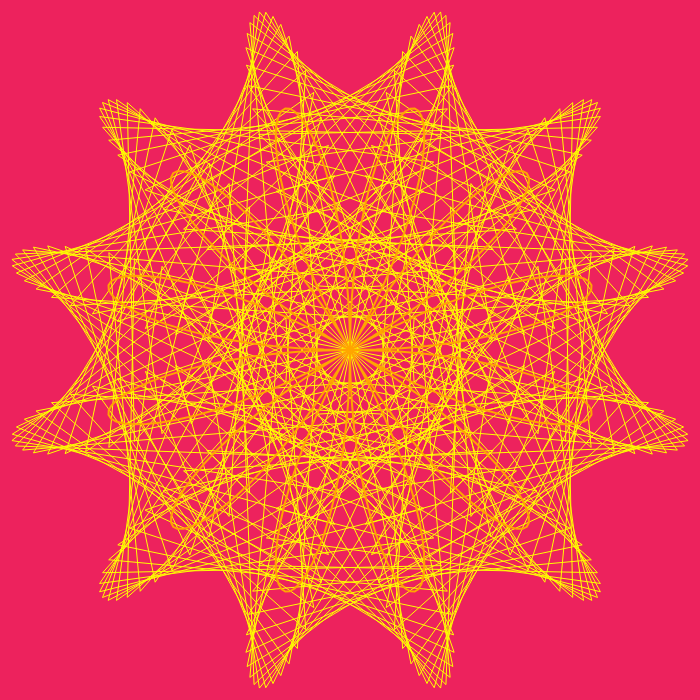
Frame 1 (no input)
Frame 60 (no input): identical to frame 1, image omitted
Frame 120 (the mouse pressed at the canvas centre since frame 60): identical to frame 1, image omitted

The p5.js sketch that drew this single still picture (run headless with seeded random() and noise() and a simulated clock; from frame 60 on, the mouse is pressed at the canvas centre):

// p5.js sketch
// ── sketch.js

//global variables
let zoomrange = 350;
//sliders
let dSlider;
let nSlider;

//color pickers
let bColorPicker;
let drawColorPicker;
let outLineColorPicker;
let inLineColorPicker;

function setup(){

    canvansMultiplier = 700;
    createCanvas(canvansMultiplier,canvansMultiplier);
    angleMode(DEGREES);

    //setting up slider
    dSlider = createSlider(1,180,71);
    nSlider = createSlider(1,180,6);

    //setting up color pickers.
    bColorPicker = createColorPicker('#ed225d');
    drawColorPicker = createColorPicker(color('yellow'));
    outLineColorPicker = createColorPicker(color('orange'));
    inLineColorPicker = createColorPicker(color('magenta'))


}

function draw(){

    
    translate(width/2,height/2);
    

    //getting the value from the slider
     d = dSlider.value();
     n = nSlider.value();
     

    //color values from the color pickers.

    let bcolor = bColorPicker.value();
    let drawColor = drawColorPicker.value();
    let outlineColor = outLineColorPicker.value();
    let inlineColor = outLineColorPicker.value();

    background(bcolor);
    stroke(drawColor)

    noFill();
    strokeWeight(1);
    beginShape();
    for (let i = 0; i < 361; i++){
        let k = i * d;
        let r = zoomrange * sin(n * k);
        let x = r * cos(k);
        let y = r * sin(k);
        vertex(x,y);
    }
    endShape(CLOSE);


    //tracing over with the second pass

    stroke(outlineColor);
    strokeWeight(2);
    beginShape();
    for (let i = 0; i < 361; i++){
        let k = i;
        let r = 250 * sin(n * k);
        let x = r * cos(k);
        let y = r * sin(k);
        vertex(x,y);
    }
    endShape(CLOSE);

    //third pass for the inline
   

    stroke(inlineColor);
    strokeWeight(2);
    beginShape();
        for (let i = 0; i < 361; i++){
            let k = d;
            let r = 250 * sin(n * k);
            let x = r * cos(k);
            let y = r * sin(k);
            vertex(x,y);
        }
    endShape(CLOSE);



}
